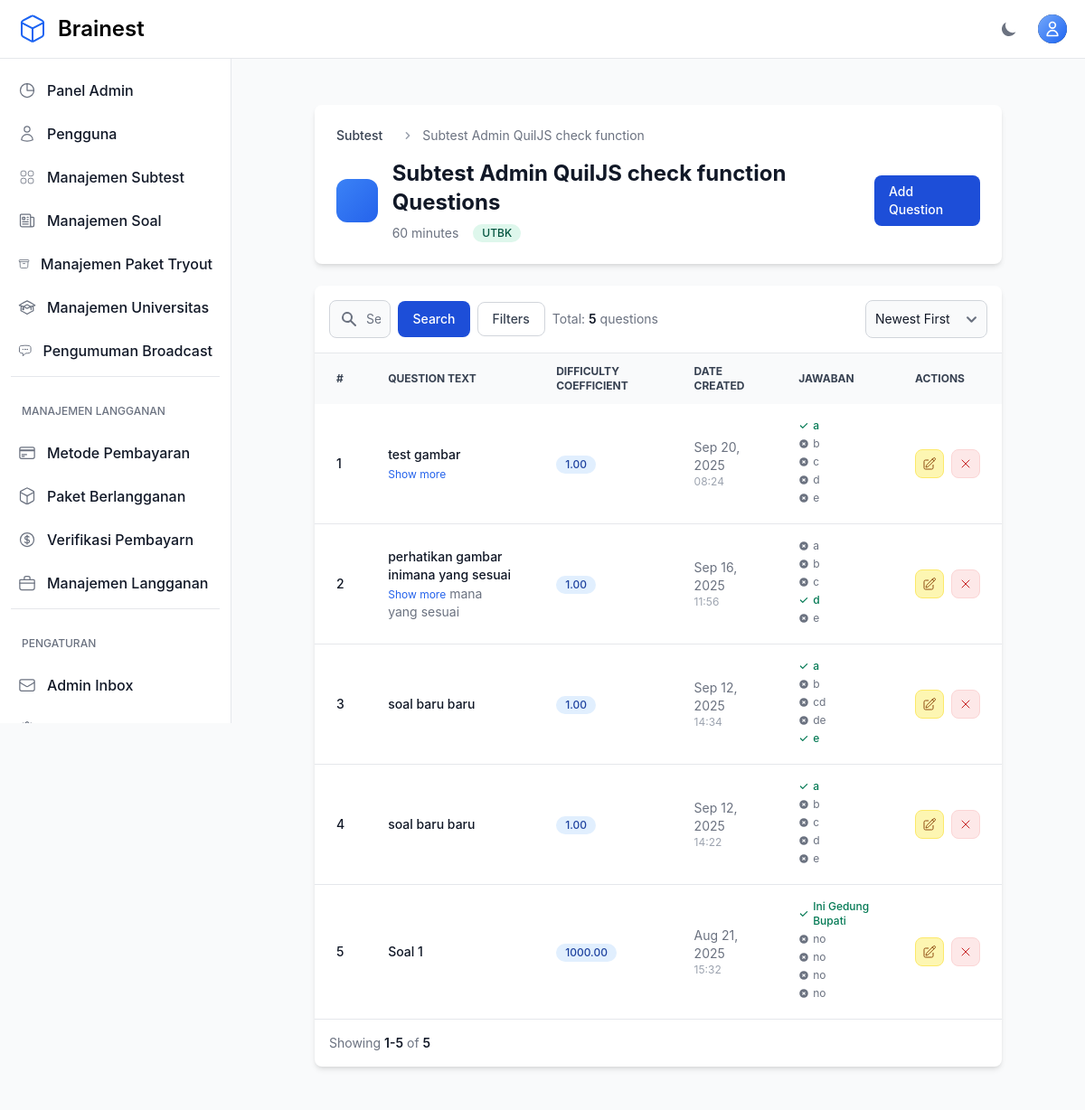
The app's page /teacher/categories/43/questions/ (signed in) with its own data.
### otosapp/models.py (models this page shows, shortened)
class Category(models.Model):
    SCORING_METHODS = [
        ('default', 'Default'),
        ('custom', 'Custom'),
        ('utbk', 'UTBK'),
    ]
    category_name = models.CharField(max_length=200)
    time_limit = models.IntegerField(default=60, help_text="Time limit in minutes (default: 60 minutes)")
    scoring_method = models.CharField(max_length=10, choices=SCORING_METHODS, default='default')
    passing_score = models.FloatField(default=75.0, help_text="Minimum score required to pass (0-100)")
    release_date = models.DateTimeField(default=timezone.now, help_text="Tanggal rilis subtest ini")
    created_by = models.ForeignKey(
        User,
        on_delete=models.SET_NULL,
        null=True,
        blank=True,
        related_name='categories_created',
        help_text='Teacher who created this category'
    )
    teachers = models.ManyToManyField(
        User,
        related_name='teaching_categories',
        blank=True,
        help_text='Additional teachers assigned to this category'
    )

class Question(models.Model):
    QUESTION_TYPES = [
        ('multiple_choice', 'Pilihan Ganda'),
        ('essay', 'Isian/Essay'),
    ]
    question_text = models.TextField('Text')
    pub_date = models.DateTimeField('date published')
    category = models.ForeignKey(Category, on_delete=models.CASCADE)
    custom_weight = models.FloatField(default=0, help_text="Custom weight for scoring (0-100)")
    difficulty_coefficient = models.FloatField(default=1.0, help_text="UTBK difficulty coefficient (auto-calculated)")
    question_type = models.CharField(max_length=20, choices=QUESTION_TYPES, default='multiple_choice', help_text="Tipe soal: pilihan ganda atau isian")
    correct_answer_text = models.TextField(blank=True, null=True, help_text="Jawaban benar untuk soal isian (pisahkan dengan koma jika ada beberapa jawaban yang benar)")
    explanation = models.TextField(blank=True, null=True, help_text="Pembahasan atau penjelasan mengapa jawabannya demikian (opsional)")

class Choice(models.Model):
    question = models.ForeignKey(Question, on_delete=models.CASCADE, related_name='choices')
    choice_text = models.TextField('Text')
    choice_image = models.ImageField(
        upload_to='choice_images/',
        blank=True,
        null=True,
        storage=get_storage,
        max_length=500,
        help_text="DEPRECATED: Use WYSIWYG editor in choice_text instead. Kept for existing data compatibility."
    )
    is_correct = models.BooleanField(default=False)

### otosapp/views.py (the view)
# urls.py: path('teacher/categories/<int:category_id>/questions/', views.teacher_question_list, name='teacher_question_list'),
@login_required
@admin_or_teacher_required
def teacher_question_list(request, category_id):
    category = get_object_or_404(Category, id=category_id)
    if not (request.user.is_admin() or category.created_by == request.user or category.teachers.filter(pk=request.user.pk).exists()):
        raise PermissionDenied
    questions = Question.objects.filter(category=category).order_by('-pub_date')
    paginator = Paginator(questions, 10)
    page = request.GET.get('page')
    try:
        questions_page = paginator.page(page)
    except PageNotAnInteger:
        questions_page = paginator.page(1)
    except EmptyPage:
        questions_page = paginator.page(paginator.num_pages)
    return render(request, 'teacher/question_list.html', {'questions': questions_page, 'category': category})

### otosapp/models.py (called while the page is built)
    def is_admin(self):
        return self.role and self.role.role_name == 'Admin'

### otosapp/templates/teacher/question_list.html (shortened to what this page needs)
{% extends 'base.html' %}
{% load custom_filters %}
{% block content %}
<section class="bg-gray-50 dark:bg-gray-900 p-3 sm:p-5 antialiased">
  <div class="mx-auto max-w-screen-xl px-4 lg:px-12">
    <div class="bg-white dark:bg-gray-800 relative shadow-md sm:rounded-lg overflow-hidden mb-6">
      <div class="p-6">
        <nav class="flex mb-4" aria-label="Breadcrumb">
          <ol class="inline-flex items-center space-x-1 md:space-x-3">
            <li class="inline-flex items-center">
              <a href="{% url 'teacher_category_list' %}" class="inline-flex items-center text-sm font-medium text-gray-700 hover:text-primary-600 dark:text-gray-400 dark:hover:text-white">Subtest</a>
            </li>
            <li>
              <div class="flex items-center">
                <svg class="w-4 h-4 text-gray-400 mx-2" fill="currentColor" viewBox="0 0 20 20">
                  <path fill-rule="evenodd" d="M7.293 14.707a1 1 0 010-1.414L10.586 10 7.293 6.707a1 1 0 011.414-1.414l4 4a1 1 0 010 1.414l-4 4a1 1 0 01-1.414 0z" clip-rule="evenodd"></path>
                </svg>
                <span class="text-sm text-gray-500">{{ category.category_name }}</span>
              </div>
            </li>
          </ol>
        </nav>
        <div class="flex flex-col lg:flex-row items-start lg:items-center justify-between space-y-4 lg:space-y-0">
          <div class="flex items-center space-x-4">
            <div class="flex items-center justify-center w-12 h-12 bg-gradient-to-br from-primary-500 to-primary-600 rounded-xl">
              <svg class="w-6 h-6 text-white" fill="currentColor" viewBox="0 0 20 20"></svg>
            </div>
            <div>
              <h1 class="text-2xl font-bold text-gray-900 dark:text-white">{{ category.category_name }} Questions</h1>
              <div class="flex items-center space-x-4 mt-2">
                <span class="text-sm text-gray-500 dark:text-gray-400">{{ category.time_limit }} minutes</span>
                <span class="inline-flex items-center px-2.5 py-0.5 rounded-full text-xs font-medium {% if category.scoring_method == 'utbk' %}bg-green-100 text-green-800 dark:bg-green-900 dark:text-green-300{% elif category.scoring_method == 'custom' %}bg-purple-100 text-purple-800 dark:bg-purple-900 dark:text-purple-300{% else %}bg-blue-100 text-blue-800 dark:bg-blue-900 dark:text-blue-300{% endif %}">
                  {{ category.get_scoring_method_display }}
                </span>
              </div>
            </div>
          </div>
          <div class="flex flex-col sm:flex-row gap-3">
            <a href="{% url 'teacher_question_create' category.id %}" class="flex items-center justify-center text-white bg-primary-700 hover:bg-primary-800 focus:ring-4 focus:ring-primary-300 font-medium rounded-lg text-sm px-4 py-2 dark:bg-primary-600 dark:hover:bg-primary-700 focus:outline-none dark:focus:ring-primary-800">Add Question</a>
          </div>
        </div>
      </div>
    </div>
    <div class="bg-white dark:bg-gray-800 relative shadow-md sm:rounded-lg overflow-hidden">
      <div class="flex flex-col md:flex-row items-center justify-between space-y-3 md:space-y-0 md:space-x-4 p-4 border-b border-gray-200 dark:border-gray-700">
        <div class="w-full md:w-1/2">
          <form method="GET" class="flex items-center space-x-2">
            <div class="relative flex-1">
              <div class="absolute inset-y-0 left-0 flex items-center pl-3 pointer-events-none">
              </div>
              <input type="text" name="search" value="{{ request.GET.search }}" class="bg-gray-50 border border-gray-300 text-gray-900 text-sm rounded-lg focus:ring-primary-500 focus:border-primary-500 block w-full pl-10 p-2.5 dark:bg-gray-700 dark:border-gray-600 dark:placeholder-gray-400 dark:text-white" placeholder="Search questions and choices...">
            </div>
            <button type="submit" class="flex items-center justify-center px-4 py-2.5 text-sm font-medium text-white bg-primary-700 hover:bg-primary-800 focus:ring-4 focus:ring-primary-300 rounded-lg dark:bg-primary-600 dark:hover:bg-primary-700">Search</button>
            <button type="button" onclick="toggleFilters()" class="flex items-center justify-center px-4 py-2 text-sm font-medium text-gray-700 bg-white border border-gray-300 rounded-lg hover:bg-gray-50">Filters</button>
            <div class="ml-auto text-sm text-gray-500">Total: <span class="font-semibold text-gray-900 dark:text-white">{{ questions.paginator.count }}</span> questions</div>
          </form>
        </div>
        <div class="flex items-center space-x-2">
          <form method="GET" class="inline">
            <select name="sort" onchange="this.form.submit()" class="bg-gray-50 border border-gray-300 text-gray-900 text-sm rounded-lg p-2.5 dark:bg-gray-700 dark:border-gray-600 dark:text-white">
              <option value="-pub_date" {% if request.GET.sort == '-pub_date' or not request.GET.sort %}selected{% endif %}>Newest First</option>
            </select>
          </form>
        </div>
      </div>
      <div class="overflow-x-auto">
        <table class="w-full text-sm text-left text-gray-500 dark:text-gray-400">
          <thead class="text-xs text-gray-700 uppercase bg-gray-50 dark:bg-gray-700 dark:text-gray-400">
            <tr>
              <th scope="col" class="px-6 py-3">#</th>
              <th scope="col" class="px-6 py-3">Question Text</th>
              <th scope="col" class="px-6 py-3">Difficulty Coefficient</th>
              <th scope="col" class="px-6 py-3">Date Created</th>
              <th scope="col" class="px-6 py-3 choices-mobile-hidden">Jawaban</th>
              <th scope="col" class="px-6 py-3">Actions</th>
            </tr>
          </thead>
          <tbody>
            {% for question in questions %}
            <tr class="border-b dark:border-gray-700 hover:bg-gray-50 dark:hover:bg-gray-700 transition-colors">
              <td class="px-6 py-4 text-sm font-medium text-gray-900 dark:text-white">{{ forloop.counter }}</td>
              <td class="px-6 py-4">
                <div class="max-w-md">
                  <div class="text-sm font-medium text-gray-900 dark:text-white line-clamp-2">
                    {{ question.question_text|smart_question_text|striptags|truncatechars:100 }}
                  </div>
                  {% if question.question_text|length > 100 %}
                  <button onclick="toggleFullText({{ forloop.counter }})" class="text-xs text-primary-600 hover:text-primary-700 dark:text-primary-400 mt-1">
                    Show more
                  </button>
                  <div id="fulltext-{{ forloop.counter }}" class="hidden mt-2 text-sm text-gray-700 dark:text-gray-300">
                    {{ question.question_text|smart_question_text }}
                  </div>
                  {% endif %}
                </div>
              </td>
              <td class="px-6 py-4">
                <span class="inline-flex items-center px-2.5 py-0.5 rounded-full text-xs font-medium bg-blue-100 text-blue-800 dark:bg-blue-900 dark:text-blue-300">
                  {{ question.difficulty_coefficient|default:question.custom_weight|floatformat:2|default:'-' }}
                </span>
              </td>
              <td class="px-6 py-4 text-sm text-gray-500 dark:text-gray-400">
                {% if question.pub_date %}
                  {{ question.pub_date|date:'M d, Y' }}
                  <div class="text-xs text-gray-400 dark:text-gray-500">{{ question.pub_date|time:'H:i' }}</div>
                {% endif %}
              </td>
              <td class="px-6 py-4 choices-mobile-hidden">
                <div class="max-w-xs choices-container">
                  {% if question.question_type == 'essay' %}
                    <div class="flex items-start">
                      <div class="flex-1">
                        <div class="text-sm text-gray-900 dark:text-white font-medium">
                          {{ question.correct_answer_text|truncatechars:50 }}
                        </div>
                        {% if question.correct_answer_text|length > 50 %}
                        <button onclick="toggleEssayAnswer({{ forloop.counter }})" class="text-xs text-primary-600 hover:text-primary-700 dark:text-primary-400 mt-1">
                          Show full answer
                        </button>
                        <div id="essay-answer-{{ forloop.counter }}" class="hidden mt-2 text-sm text-gray-700 dark:text-gray-300 p-3 bg-gray-50 dark:bg-gray-800 rounded-lg border border-gray-200 dark:border-gray-600">
                          {{ question.correct_answer_text }}
                        </div>
                        {% endif %}
                      </div>
                    </div>
                  {% else %}
                    {% for choice in question.choices.all %}
                    <div class="flex items-center space-x-1 text-xs mb-1">
                      {% if choice.is_correct %}
                        <div class="flex items-center text-green-600">
                          <svg class="w-3 h-3 mr-1 flex-shrink-0" fill="currentColor" viewBox="0 0 20 20">
                            <path fill-rule="evenodd" d="M16.707 5.293a1 1 0 010 1.414l-8 8a1 1 0 01-1.414 0l-4-4a1 1 0 011.414-1.414L8 12.586l7.293-7.293a1 1 0 011.414 0z" clip-rule="evenodd"></path>
                          </svg>
                          <span class="font-medium">{{ choice.choice_text|smart_question_text|striptags|truncatechars:25 }}</span>
                        </div>
                      {% else %}
                        <div class="flex items-center text-gray-500 dark:text-gray-400">
                          <span>{{ choice.choice_text|smart_question_text|striptags|truncatechars:25 }}</span>
                        </div>
                      {% endif %}
                    </div>
                    {% endfor %}
                  {% endif %}
                </div>
              </td>
              <td class="px-6 py-4">
                <div class="flex items-center space-x-2">
                  <a href="{% url 'teacher_question_update' question.id %}" class="flex items-center justify-center w-8 h-8 text-sm font-medium text-yellow-700 bg-yellow-100 border border-yellow-200 rounded-lg hover:bg-yellow-200 dark:bg-yellow-900 dark:text-yellow-300 dark:border-yellow-700 dark:hover:bg-yellow-800" title="Edit">
                  </a>
                  <button type="button" data-delete-id="{{ question.id }}" data-modal-target="deleteModal" data-modal-toggle="deleteModal" class="delete-btn flex items-center justify-center w-8 h-8 text-sm font-medium text-red-700 bg-red-100 border border-red-200 rounded-lg hover:bg-red-200 dark:bg-red-900 dark:text-red-300 dark:border-red-700 dark:hover:bg-red-800" title="Delete">
                    <svg xmlns="http://www.w3.org/2000/svg" fill="none" viewBox="0 0 24 24" stroke-width="1.5" stroke="currentColor" class="w-4 h-4">
                      <path stroke-linecap="round" stroke-linejoin="round" d="M6 18 18 6M6 6l12 12" />
                    </svg>
                  </button>
                </div>
              </td>
            </tr>
            {% endfor %}
      </div>
      <nav class="flex flex-col md:flex-row justify-between items-start md:items-center space-y-3 md:space-y-0 p-4">
        <span class="text-sm font-normal text-gray-500 dark:text-gray-400">Showing <span class="font-semibold text-gray-900 dark:text-white">{{ questions.start_index }}-{{ questions.end_index }}</span> of <span class="font-semibold text-gray-900 dark:text-white">{{ questions.paginator.count }}</span></span>
      </nav>
    </div>
  </div>
{% endblock %}

### records on screen
Category: category_name "Subtest Admin QuilJS check function", time_limit "60", scoring_method "UTBK"
Question: question_text|smart_question_text "test gambar", difficulty_coefficient "1.00", pub_date "Sep 20, 2025", pub_date "08:24"
Choice: choice_text|smart_question_text "a"
Choice: choice_text|smart_question_text "b"
Choice: choice_text|smart_question_text "c"
Choice: choice_text|smart_question_text "d"
Choice: choice_text|smart_question_text "e"
Question: question_text|smart_question_text "perhatikan gambar inimana yang sesuai", question_text|smart_question_text "mana yang sesuai", difficulty_coefficient "1.00", pub_date "Sep 16, 2025", pub_date "11:56"
Choice: choice_text|smart_question_text "a"
Choice: choice_text|smart_question_text "b"
Choice: choice_text|smart_question_text "c"
Choice: choice_text|smart_question_text "d"
Choice: choice_text|smart_question_text "e"
Question: question_text|smart_question_text "soal baru baru", difficulty_coefficient "1.00", pub_date "Sep 12, 2025", pub_date "14:34"
Choice: choice_text|smart_question_text "a"
Choice: choice_text|smart_question_text "b"
Choice: choice_text|smart_question_text "cd"
Choice: choice_text|smart_question_text "de"
Choice: choice_text|smart_question_text "e"
Question: question_text|smart_question_text "soal baru baru", difficulty_coefficient "1.00", pub_date "Sep 12, 2025", pub_date "14:22"
Choice: choice_text|smart_question_text "a"
Choice: choice_text|smart_question_text "b"
Choice: choice_text|smart_question_text "c"
Choice: choice_text|smart_question_text "d"
Choice: choice_text|smart_question_text "e"
Question: question_text|smart_question_text "Soal 1", difficulty_coefficient "1000.00", pub_date "Aug 21, 2025", pub_date "15:32"
Choice: choice_text|smart_question_text "Ini Gedung Bupati"
Choice: choice_text|smart_question_text "no"
Choice: choice_text|smart_question_text "no"
Choice: choice_text|smart_question_text "no"
Choice: choice_text|smart_question_text "no"

### other values on screen
{{ questions.paginator.count }} "5"
{{ questions.start_index }} "1"
{{ questions.end_index }} "5"
